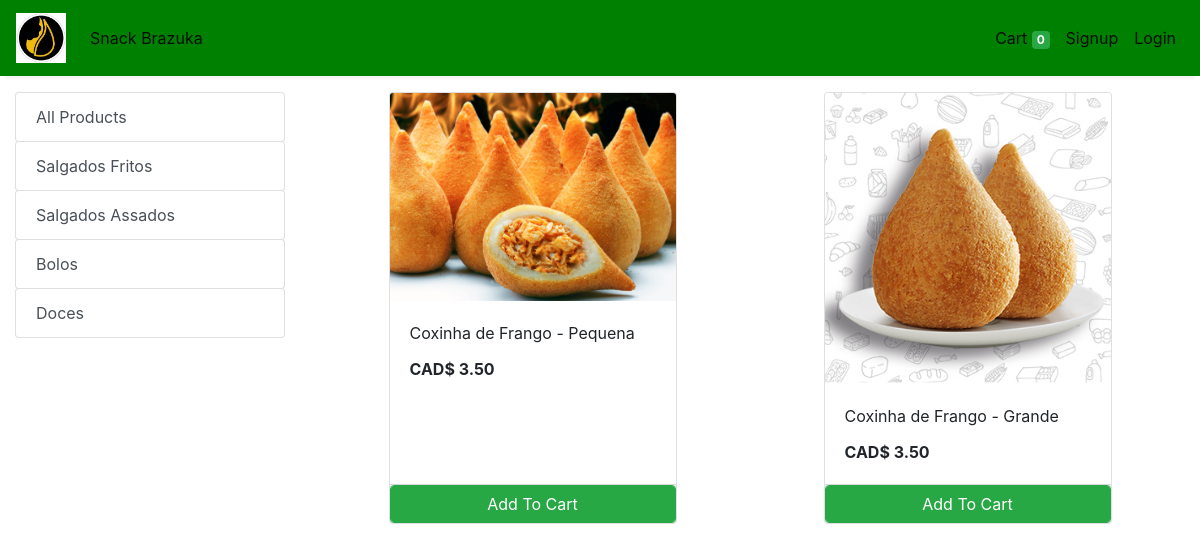
Page /store?category=31 on the committed database.
### store/models/category.py (models this page shows, shortened)
class Category(models.Model):
    id = models.IntegerField(primary_key=True)
    name= models.CharField(max_length=50)
    @staticmethod
    def get_all_categories():
        return Category.objects.all()

### store/models/product.py (models this page shows, shortened)
class Products(models.Model):
    id = models.IntegerField(primary_key=True)
    name = models.CharField(max_length=60)
    price= models.DecimalField(max_digits=6, decimal_places=2, default=0)
    category= models.ForeignKey(Category,on_delete=models.CASCADE,default=1 )
    description= models.CharField(max_length=250, default='', blank=True, null= True)
    image= models.ImageField(upload_to='uploads/products/')
    @staticmethod
    def get_all_products_by_categoryid(category_id):
        if category_id:
            return Products.objects.filter (category=category_id)
        else:
            return Products.get_all_products();

### store/views/home.py (the view)
# urls.py: path('' , include('store.urls'))
def store(request):
    cart = request.session.get('cart')
    if not cart:
        request.session['cart'] = {}
    products = None
    categories = Category.get_all_categories()
    categoryID = request.GET.get('category')
    if categoryID:
        products = Products.get_all_products_by_categoryid(categoryID)
    else:
        products = Products.get_all_products();
    data = {}
    data['products'] = products
    data['categories'] = categories
    return render(request, 'index.html', data)

### store/templatetags/cart.py (called while the page is built)
@register.filter (name='is_in_cart')
def is_in_cart(product, cart):
    keys = cart.keys ()
    for id in keys:
        if int (id) == product.id:
            return True
    return False;

### store/templatetags/custom_filter.py (called while the page is built)
@register.filter(name='currency')
def currency(number):
    return "CAD$ "+str(number)

### store/templates/index.html (shortened to what this page needs)
{% extends 'base.html' %}
{% block content %}
{% load cart %}
{% load custom_filter %}
<div class="container-fluid mt-3">
	<div class="row">
		<div class="col-lg-3 mx-auto">
			<div class="list-group">
				<a href="/" class="list-group-item list-group-item-action btn btn-outline-success">All Products</a>
				{% for category in categories %}
				<a href="/?category={{category.id}}"
				   class="list-group-item list-group-item-action btn btn-outline-success ">{{category.name}}</a>
				{% endfor %}
			</div>
		</div>
		<div id='products' class="col-lg-9 mx-auto">
			<div class="row mx-auto">
				{% for product in products %}
				<div class="card mx-auto mb-3" id={{product.id}} style="width: 18rem;">
					<img class="card-img-top" src="{{product.image.url}}" alt="Card image cap">
					<div class="card-body">
						<p class="card-title">{{product.name}}</p>
						<p class="card-text"><b>{{product.price|currency}}</b></p>
					</div>
					<div class="card-footer p-0 no-gutters">
						{% if product|is_in_cart:request.session.cart %}
						<div class="row no-gutters">
							<form action="/#{{product.id}}" class="col-2 " method="post">
								{% csrf_token %}
								<input hidden type="text" name='product' value='{{product.id}}'>
								<input hidden type="text" name='remove' value='True'>
								<input type="submit" value=" - " class="btn btn-block btn-success border-right">
							</form>
							<div class="text-center col btn btn-success">{{product|cart_quantity:request.session.cart}} in Cart</div>
							<form action="/#{{product.id}}" class="col-2 " method="post">
								{% csrf_token %}
								<input hidden type="text" name='product' value='{{product.id}}'>
								<input type="submit" value=" + " class="btn btn-block btn-success border-left">
							</form>
						</div>
						{% else %}
						<form action="/#{{product.id}}" method="POST" class="btn-block">
							<input type="submit" class="float-right btn btn-success form-control" value="Add To Cart">
						</form>
						{% endif %}
					</div>
				</div>
				{% endfor %}
			</div>
		</div>
	</div>
</div>
{% endblock %}

### rows in the picture
Category: name "Salgados Fritos"
Category: name "Salgados Assados"
Category: name "Bolos"
Category: name "Doces"
Products: image (picture), name "Coxinha de Frango - Pequena", price "CAD$ 3.50"
Products: image (picture), name "Coxinha de Frango - Grande", price "CAD$ 3.50"

### other values in the picture
{{ request.session.cart.keys|length }} "0"
